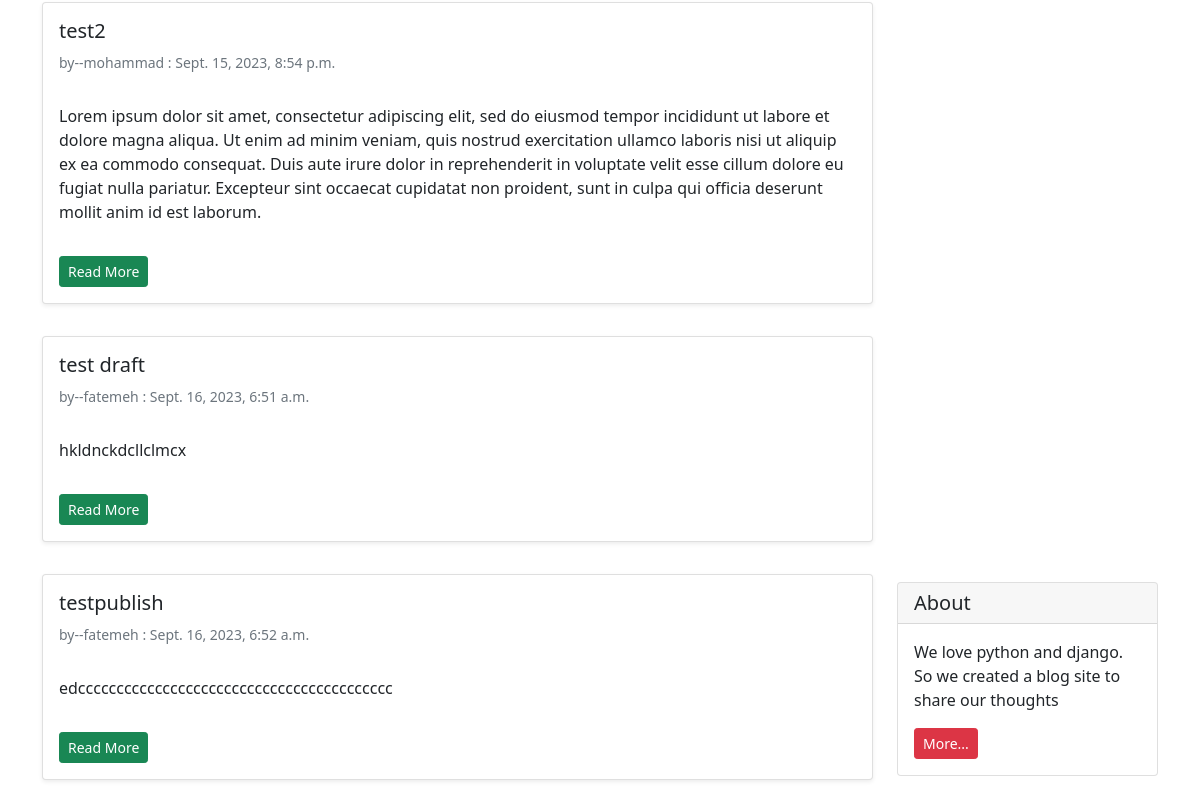
/ (lower part), run on an earlier commit of the app's database.
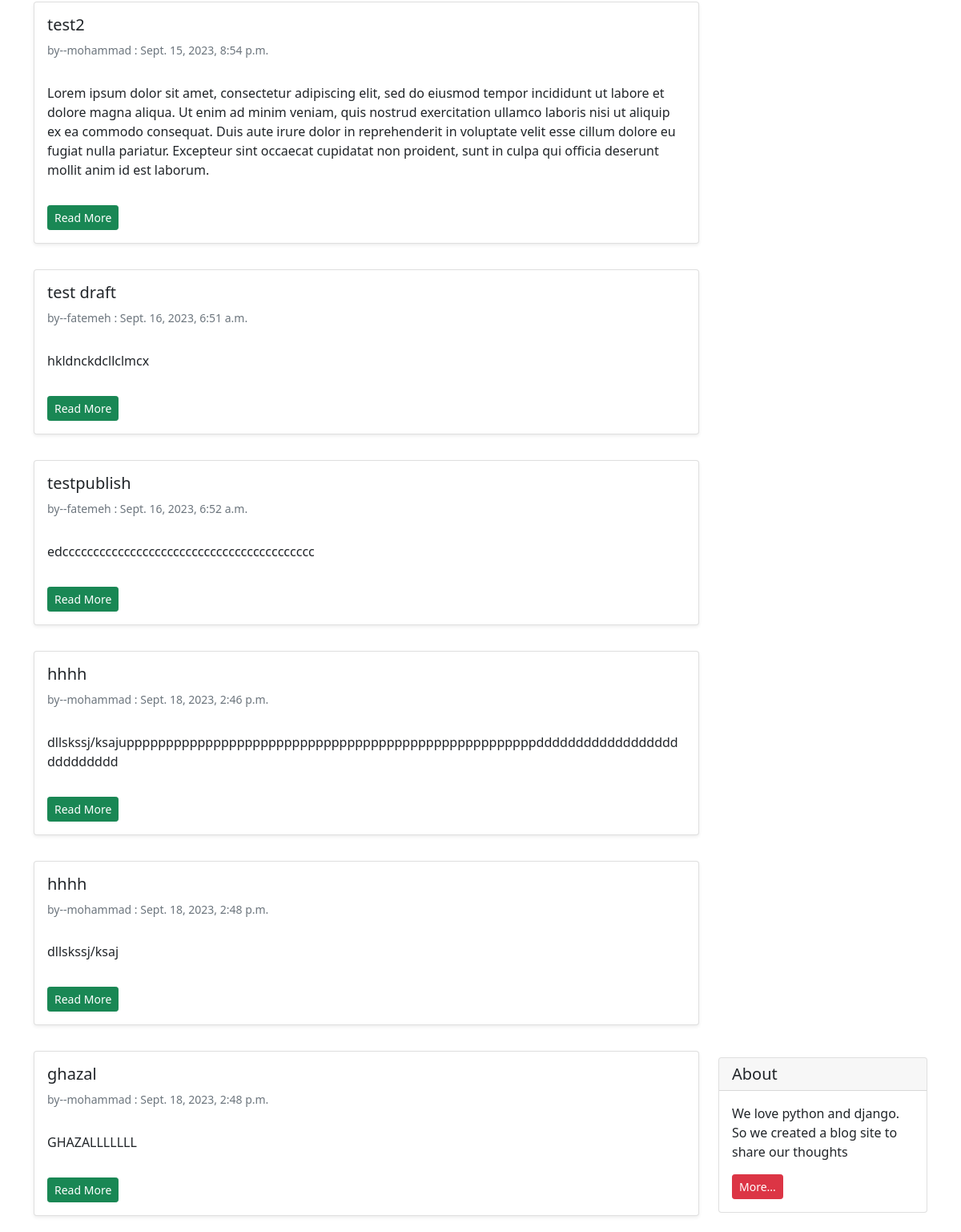
And on a later commit of the database.
### blog/models.py (models this page shows, shortened)
class Post(models.Model) :
    STATUS_CHOISES = (
        ('pub','publish'),
        ('der','deraft'),
    )
    title = models.CharField(max_length=50)
    text = models.TextField()
    author = models.ForeignKey('auth.User',on_delete=models.CASCADE)
    date_creat = models.DateTimeField(auto_now_add=True)
    date_modify = models.DateTimeField(auto_now=True)
    status = models.CharField(choices=STATUS_CHOISES,max_length=3)

### blog/views.py (the view)
# urls.py: path('',views.Postview.as_view(),name='home_page' ),
class Postview(generic.ListView) :
    model = Post
    template_name = 'blog/index.html'
    context_object_name = 'posts'

### blog/templates/blog/index.html
{% extends "_base.html" %}
{% block content %}
<div class="container mt-4">
    <div class="row">
    {% for post in posts %}
            <div class="col-9">
                    <div class="card shadow-sm my-3">
                        <div class="card-body">
                            <h5 class="card-title">{{post.title}}</h5>
                            <h6 class="card-subtitle mb-2 text-muted small py-2"> by--{{post.author}} : {{post.date_creat}}</h6>
                            <p class="card-text py-3">
                            {{post.text}}
                            </p>
                           <a href = "{% url 'post_page' post.pk %}"> <div class="btn btn-sm btn-success">Read More</div></a>
                        </div>
                    </div>
                </div>
    {% endfor %}
        <div class="col-3">
                <div class="card my-4">
                    <h5 class="card-header">About</h5>
                    <div class="card-body">
                        <p class="card-text">We love python and django. So we created a blog site to share our
                            thoughts</p>
                        <a href="#"
                           class="btn btn-sm btn-danger">
                            More...
                        </a>
                    </div>
                </div>
        </div>
    </div>
</div>
{% endblock content %}

What changed in the data, as far as the page shows it:
added Post: title "hhhh", author "mohammad", date_creat "Sept. 18, 2023, 2:46 p.m.", text "dllskssj/ksajuppppppppppppppppppppppppppppppppppppppppppppppppppppddddddddddddddddddddddddddd"
added Post: title "hhhh", author "mohammad", date_creat "Sept. 18, 2023, 2:48 p.m.", text "dllskssj/ksaj"
added Post: title "ghazal", author "mohammad", date_creat "Sept. 18, 2023, 2:48 p.m.", text "GHAZALLLLLLL"
